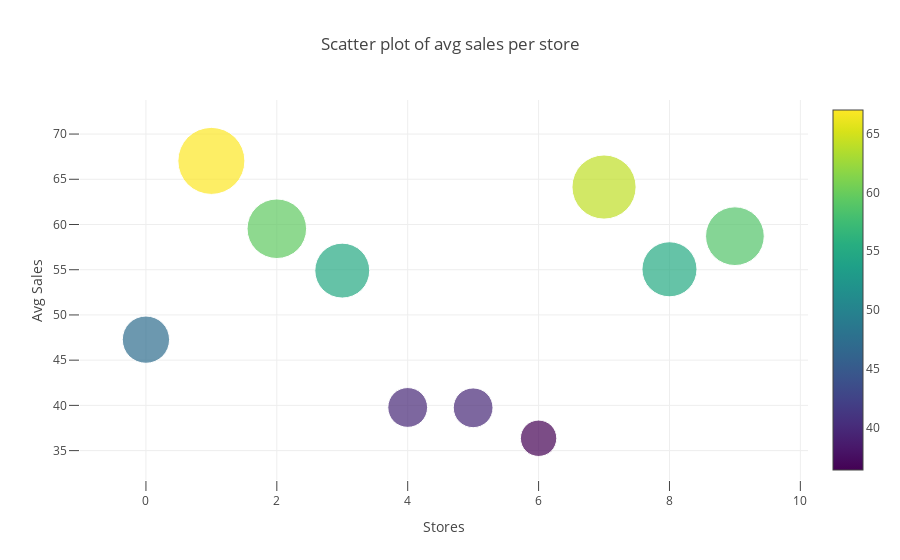

Source (notebook cell):
### Code cell
# Scatter plot of average sales per store
sales_store_data = go.Scatter(
    y = sales_across_store_df.avg_sale.values,
    mode='markers',
    marker=dict(
        size = sales_across_store_df.avg_sale.values,
        color = sales_across_store_df.avg_sale.values,
        colorscale='Viridis',
        showscale=True
    ),
    text = sales_across_store_df.index.values
)
data = [sales_store_data]

sales_store_layout = go.Layout(
    autosize= True,
    title= 'Scatter plot of avg sales per store',
    hovermode= 'closest',
    xaxis= dict(
        title= 'Stores',
        ticklen= 10,
        zeroline= False,
        gridwidth= 1,
    ),
    yaxis=dict(
        title= 'Avg Sales',
        ticklen= 10,
        zeroline= False,
        gridwidth= 1,
    ),
    showlegend= False
)
fig = go.Figure(data=data, layout=sales_store_layout)
py.iplot(fig,filename='scatter_sales_store')

### Figure 1 — Plotly figure (JSON) as saved in the notebook; plotly's stock layout.template omitted (floating-point values rounded to 4 significant figures)
{"data": [{"marker": {"color": [47.27, 67.03, 59.53, 54.9, 39.77, 39.73, 36.36, 64.14, 55.05, 58.71], "colorscale": "Viridis", "showscale": true, "size": [47.27, 67.03, 59.53, 54.9, 39.77, 39.73, 36.36, 64.14, 55.05, 58.71]}, "mode": "markers", "text": [1, 2, 3, 4, 5, 6, 7, 8, 9, 10], "type": "scatter", "uid": "cc607dda-bb62-419f-b415-6b4a622a3c6d", "y": [47.27, 67.03, 59.53, 54.9, 39.77, 39.73, 36.36, 64.14, 55.05, 58.71]}], "layout": {"autosize": true, "hovermode": "closest", "showlegend": false, "title": {"text": "Scatter plot of avg sales per store"}, "xaxis": {"gridwidth": 1, "ticklen": 10, "title": {"text": "Stores"}, "zeroline": false}, "yaxis": {"gridwidth": 1, "ticklen": 10, "title": {"text": "Avg Sales"}, "zeroline": false}}}
